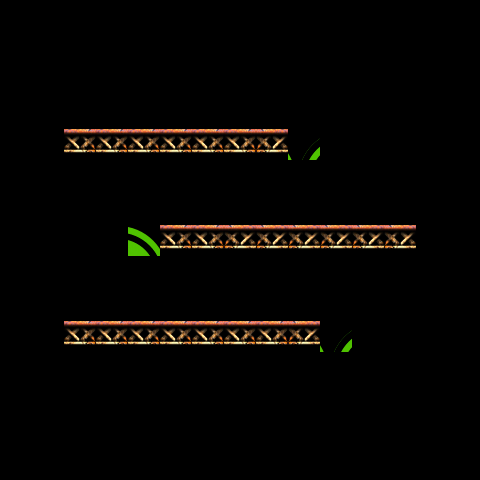

Below is a game level as drawn by its tile map, then a one-line description and the .tmx that defines it (tile-layer data replaced by summaries):
An orthogonal 15x15 tile map with 32x32 px tiles, 1 tile layer (ground&bridges) and 9 objects (7x platform, player, end).

<map version="1.0" orientation="orthogonal" width="15" height="15" tilewidth="32" tileheight="32">
 <properties>
  <property name="id" value="1" />
 </properties>
 <tileset firstgid="1" name="atlas" tilewidth="32" tileheight="32">
  <image source="../images/atlas.png" trans="ff00ff" width="206" height="254" />
 </tileset>
 <layer name="ground&amp;bridges" width="15" height="15">
  <data>[225 cells, 26 non-empty, 4 distinct tile ids]</data>
 </layer>
 <objectgroup name="roller&amp;end" width="15" height="15">
  <object type="player" x="69" y="65" width="26" height="26">
   <ellipse />
  </object>
  <object type="end" x="65" y="380" width="30" height="29" />
 </objectgroup>
 <objectgroup name="collisions" width="15" height="15">
  <object type="platform" x="0" y="-3" width="477" height="60" />
  <object type="platform" x="-3" y="-11" width="61" height="493" />
  <object type="platform" x="-9" y="414" width="492" height="70" />
  <object type="platform" x="420" y="-4" width="63" height="487" />
  <object type="platform" x="60" y="129" width="260" height="26" />
  <object type="platform" x="129" y="224" width="289" height="26" />
  <object type="platform" x="59" y="321" width="294" height="24" />
 </objectgroup>
</map>